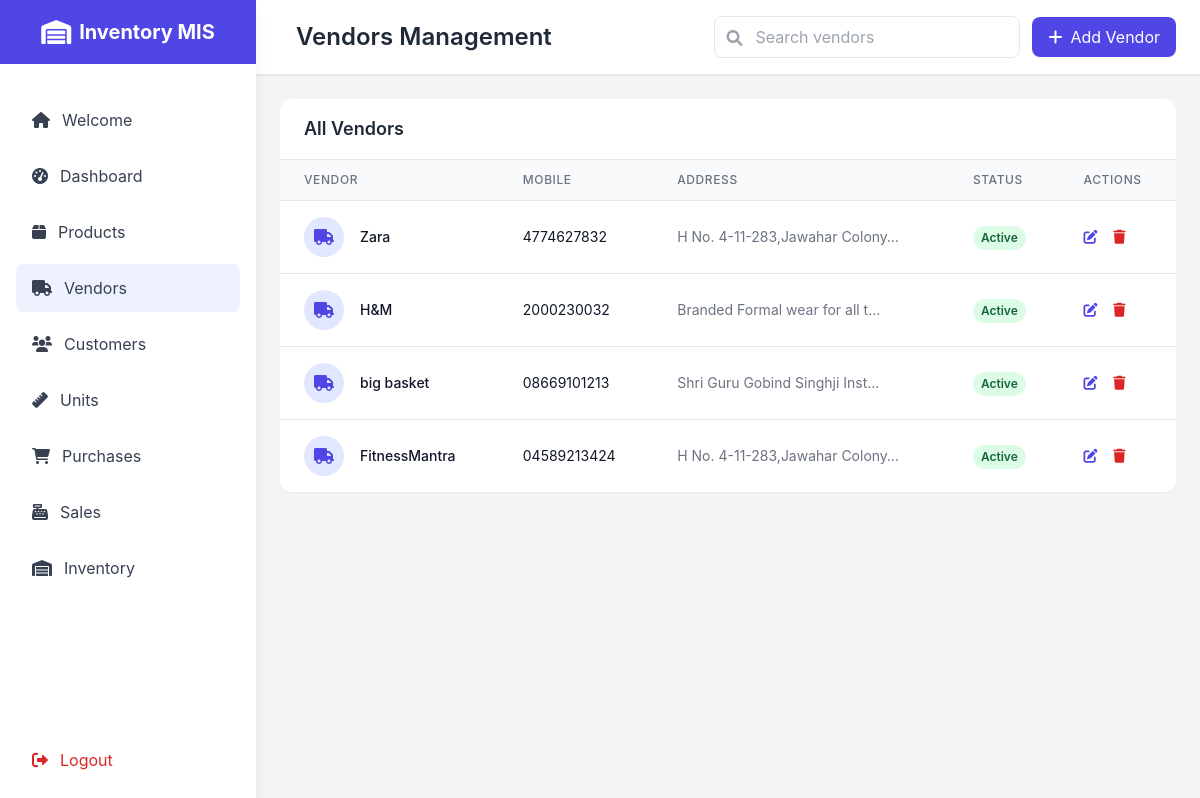
Page /vendors/ (signed in) on the committed database.
### main/models.py (models this page shows, shortened)
class Vendor(models.Model):
    full_name = models.CharField(max_length=50)
    address = models.TextField(blank=True)
    mobile = models.CharField(max_length=15)
    status = models.BooleanField(default=True) # A flag to indicate if the vendor is active
    class Meta:
        verbose_name_plural = 'Vendors'

### main/views.py (the view, shortened to what this page needs)
# urls.py: path('vendors/', views.vendors, name='vendors'),
@login_required
def vendors(request):
    q = request.GET.get('q', '').strip()
    vendors_qs = Vendor.objects.all()
    if q:
        vendors_qs = vendors_qs.filter(full_name__icontains=q)
    vendors_list = vendors_qs.all()
    context = {'vendors': vendors_list, 'q': q}
    return render(request, 'vendors.html', context)

### templates/vendors.html (shortened to what this page needs)
<!DOCTYPE html>
<html lang="en">
<head>
    <script src="https://cdn.tailwindcss.com"></script>
    <link href="https://cdnjs.cloudflare.com/ajax/libs/font-awesome/6.0.0/css/all.min.css" rel="stylesheet">
</head>
<body class="bg-gray-100">
    <div class="fixed inset-y-0 left-0 z-50 w-64 bg-white shadow-lg sidebar-transition" id="sidebar">
        <div class="flex items-center justify-center h-16 bg-indigo-600">
            <i class="fas fa-warehouse text-white text-2xl mr-2"></i>
            <h1 class="text-white text-xl font-bold">Inventory MIS</h1>
        </div>
        <nav class="mt-8">
            <div class="px-4 space-y-2">
                <a href="{% url 'welcome' %}" class="flex items-center px-4 py-3 text-gray-700 hover:bg-gray-100 rounded-lg">
                    <i class="fas fa-home mr-3"></i>Welcome
                </a>
                <a href="{% url 'dashboard' %}" class="flex items-center px-4 py-3 text-gray-700 hover:bg-gray-100 rounded-lg">
                    <i class="fas fa-tachometer-alt mr-3"></i>Dashboard
                </a>
                <a href="{% url 'products' %}" class="flex items-center px-4 py-3 text-gray-700 hover:bg-gray-100 rounded-lg">
                    <i class="fas fa-box mr-3"></i>Products
                </a>
                <a href="{% url 'vendors' %}" class="flex items-center px-4 py-3 text-gray-700 bg-indigo-50 rounded-lg">
                    <i class="fas fa-truck mr-3"></i>Vendors
                </a>
                <a href="{% url 'customers' %}" class="flex items-center px-4 py-3 text-gray-700 hover:bg-gray-100 rounded-lg">
                    <i class="fas fa-users mr-3"></i>Customers
                </a>
                <a href="{% url 'units' %}" class="flex items-center px-4 py-3 text-gray-700 hover:bg-gray-100 rounded-lg">
                    <i class="fas fa-ruler mr-3"></i>Units
                </a>
                <a href="{% url 'purchases' %}" class="flex items-center px-4 py-3 text-gray-700 hover:bg-gray-100 rounded-lg">
                    <i class="fas fa-shopping-cart mr-3"></i>Purchases
                </a>
                <a href="{% url 'sales' %}" class="flex items-center px-4 py-3 text-gray-700 hover:bg-gray-100 rounded-lg">
                    <i class="fas fa-cash-register mr-3"></i>Sales
                </a>
                <a href="{% url 'inventory' %}" class="flex items-center px-4 py-3 text-gray-700 hover:bg-gray-100 rounded-lg">
                    <i class="fas fa-warehouse mr-3"></i>Inventory
                </a>
            </div>
        </nav>
        <div class="absolute bottom-0 w-full p-4">
            <a href="{% url 'logout' %}" class="flex items-center px-4 py-3 text-red-600 hover:bg-red-50 rounded-lg">
                <i class="fas fa-sign-out-alt mr-3"></i>Logout
            </a>
        </div>
    </div>
    <div class="ml-64 min-h-screen">
        <header class="bg-white shadow-sm border-b border-gray-200">
            <div class="flex items-center justify-between px-6 py-4">
                <div class="flex items-center">
                    <h2 class="text-2xl font-semibold text-gray-800 ml-4">Vendors Management</h2>
                </div>
                <div class="flex items-center space-x-3">
                    <form method="get" class="hidden md:block">
                        <div class="relative">
                            <input type="text" name="q" value="{{ q }}" placeholder="Search vendors"
                                   class="pl-10 pr-4 py-2 border rounded-lg focus:outline-none focus:ring-2 focus:ring-indigo-500">
                            <span class="absolute left-3 top-2.5 text-gray-400"><i class="fas fa-search"></i></span>
                        </div>
                    </form>
                    <button onclick="openModal('vendorModal')" class="bg-indigo-600 text-white px-4 py-2 rounded-lg hover:bg-indigo-700 transition duration-300">
                        <i class="fas fa-plus mr-2"></i>Add Vendor
                    </button>
                </div>
            </div>
        </header>
        <main class="p-6">
            <div class="bg-white rounded-xl shadow-sm overflow-hidden">
                <div class="px-6 py-4 border-b border-gray-200">
                    <h3 class="text-lg font-semibold text-gray-800">All Vendors</h3>
                </div>
                <div class="overflow-x-auto">
                    <table class="min-w-full divide-y divide-gray-200">
                        <thead class="bg-gray-50">
                            <tr>
                                <th class="px-6 py-3 text-left text-xs font-medium text-gray-500 uppercase tracking-wider">Vendor</th>
                                <th class="px-6 py-3 text-left text-xs font-medium text-gray-500 uppercase tracking-wider">Mobile</th>
                                <th class="px-6 py-3 text-left text-xs font-medium text-gray-500 uppercase tracking-wider">Address</th>
                                <th class="px-6 py-3 text-left text-xs font-medium text-gray-500 uppercase tracking-wider">Status</th>
                                <th class="px-6 py-3 text-left text-xs font-medium text-gray-500 uppercase tracking-wider">Actions</th>
                            </tr>
                        </thead>
                        <tbody class="bg-white divide-y divide-gray-200">
                            {% for vendor in vendors %}
                            <tr class="hover:bg-gray-50">
                                <td class="px-6 py-4 whitespace-nowrap">
                                    <div class="flex items-center">
                                        <div class="h-10 w-10 rounded-full bg-indigo-100 flex items-center justify-center">
                                            <i class="fas fa-truck text-indigo-600"></i>
                                        </div>
                                        <div class="ml-4">
                                            <div class="text-sm font-medium text-gray-900">{{ vendor.full_name }}</div>
                                        </div>
                                    </div>
                                </td>
                                <td class="px-6 py-4 whitespace-nowrap text-sm text-gray-900">{{ vendor.mobile }}</td>
                                <td class="px-6 py-4 text-sm text-gray-500">{{ vendor.address|truncatechars:30 }}</td>
                                <td class="px-6 py-4 whitespace-nowrap">
                                    {% if vendor.status %}
                                    <span class="inline-flex px-2 py-1 text-xs font-semibold rounded-full bg-green-100 text-green-800">Active</span>
                                    {% else %}
                                    <span class="inline-flex px-2 py-1 text-xs font-semibold rounded-full bg-red-100 text-red-800">Inactive</span>
                                    {% endif %}
                                </td>
                                <td class="px-6 py-4 whitespace-nowrap text-sm font-medium">
                                    <button onclick="editVendor({{ vendor.id }}, '{{ vendor.full_name }}', '{{ vendor.mobile }}', '{{ vendor.address }}', {{ vendor.status|yesno:"true,false" }})"
                                            class="text-indigo-600 hover:text-indigo-900 mr-3">
                                        <i class="fas fa-edit"></i>
                                    </button>
                                    <button onclick="deleteVendor({{ vendor.id }})"
                                            class="text-red-600 hover:text-red-900">
                                        <i class="fas fa-trash"></i>
                                    </button>
                                </td>
                            </tr>
                            {% endfor %}
                        </tbody>
                    </table>
                </div>
            </div>
        </main>
    </div>
</body>
</html>

### templates/vendors.html (style rules this page uses)
body { font-family: 'Inter', sans-serif; }
.sidebar-transition { transition: all 0.3s ease; }

### rows in the picture
Vendor: full_name "Zara", mobile "4774627832", address "H No. 4-11-283,Jawahar Colony…", status "Active"
Vendor: full_name "H&M", mobile "2000230032", address "Branded Formal wear for all t…", status "Active"
Vendor: full_name "big basket", mobile "08669101213", address "Shri Guru Gobind Singhji Inst…", status "Active"
Vendor: full_name "FitnessMantra", mobile "04589213424", address "H No. 4-11-283,Jawahar Colony…", status "Active"
